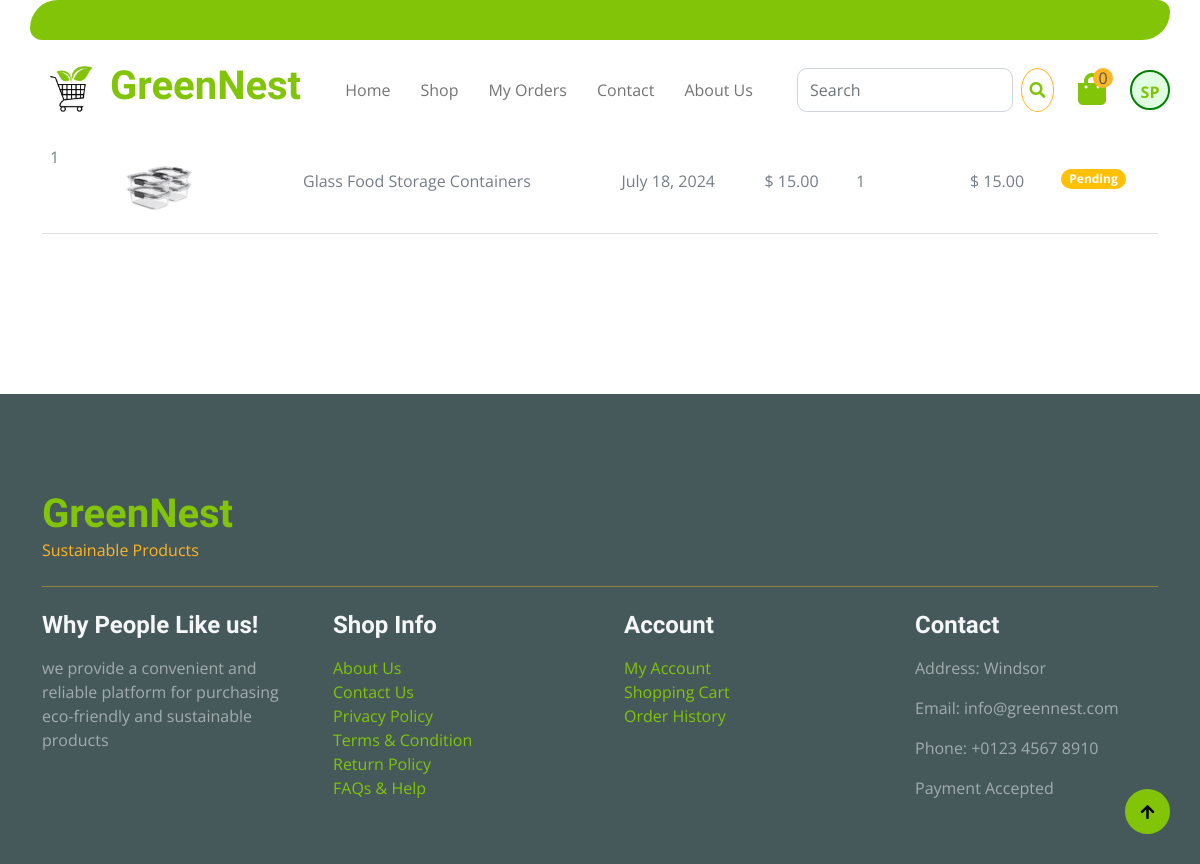
Page /orders/ (signed in) on the committed database.
### landingPage/models.py (models this page shows, shortened)
class Customer(AbstractBaseUser):
    first_name = models.CharField(max_length=50)
    last_name = models.CharField(max_length=50)
    phone = models.CharField(max_length=15)
    email = models.EmailField(unique=True)
    is_active = models.BooleanField(default=True)
    is_staff = models.BooleanField(default=True)
    image = models.ImageField(upload_to='customers/images/', default='customers/images/default.jpg')
    address = models.CharField(max_length=255, default="Not Provided")
    city = models.CharField(max_length=100, default="Not Provided")
    country = models.CharField(max_length=100, default="Not Provided")
    postal_code = models.CharField(max_length=20, default="Not Provided")
    objects = CustomerManager()
    USERNAME_FIELD = 'email'

class Order(models.Model):
    customer = models.ForeignKey(Customer, on_delete=models.CASCADE, default=0)
    product = models.ForeignKey(Product, on_delete=models.CASCADE, default=0)
    quantity = models.IntegerField(default=1)
    price = models.DecimalField(max_digits=10, decimal_places=2)
    address = models.CharField(max_length=255, default='')
    city = models.CharField(max_length=50, default='')
    country = models.CharField(max_length=50, default='')
    province = models.CharField(max_length=50, default='')  # New field for Province
    postcode = models.CharField(max_length=20, default='')
    phone = models.CharField(max_length=15, default='')
    email = models.EmailField(default='default@example.com')
    first_name = models.CharField(max_length=50, default='')
    last_name = models.CharField(max_length=50, default='')
    date = models.DateField(auto_now_add=True)
    status = models.BooleanField(default=False)
    def __str__(self):
        return f'Order {self.id} by {self.customer.email}'
    @staticmethod
    def get_orders_by_customer(customer_id):
        return Order.objects.filter(customer=customer_id).order_by('-date')

class Product(models.Model):
    name = models.CharField(max_length=255)
    description = models.TextField(default='')
    price = models.DecimalField(max_digits=10, decimal_places=2)
    category = models.ForeignKey(Category, on_delete=models.CASCADE, related_name='products')
    stock = models.PositiveIntegerField(default=100)
    image = models.ImageField(upload_to='products/images/')
    brand = models.CharField(max_length=255, default='')
    date_added = models.DateTimeField(default=timezone.now)
    last_updated = models.DateTimeField(auto_now=True)
    discount_price = models.DecimalField(max_digits=10, decimal_places=2, null=True, blank=True)
    expiration_date = models.DateField(default=one_year_from_today)
    rating = models.PositiveIntegerField(validators=[validate_rating], null=True, blank=True)

### landingPage/middlewares/auth.py (the view)
    def middleware(request):
        print(request.session.get('customer'))
        returnUrl = request.META['PATH_INFO']
        print(request.META['PATH_INFO'])
        if not request.session.get('customer'):
           return redirect(f'login?return_url={returnUrl}')
        response = get_response(request)
        return response

### landingPage/templatetags/custom_filter.py (called while the page is built)
@register.filter(name='currency')
def currency(number):
    return "$ "+str(number)

@register.filter(name='multiply')
def multiply(number , number1):
    return number * number1

### landingPage/templatetags/custom_filters.py (called while the page is built)
@register.filter
def cart_total_quantity(cart):
    if cart:
        return sum(cart.values())
    return 0

### landingPage/views.py (called while the page is built)
def order(request):
        customer = request.session.get('customer')
        orders = Order.get_orders_by_customer(customer)
        print(orders)
        return render(request , 'landingPage/order.html'  , {'orders' : orders})

### landingPage/templates/landingPage/order.html
{% extends 'landingPage/base.html' %}
{% load cart %}
{% load custom_filter %}
{% block content %}
<div class="container-fluid py-5">
    <div class="container py-5">
        {% if orders %}
        <div class="table-responsive">
            <table class="table">
                <thead>
                    <tr>
                        <th scope="col">Sno.</th>
                        <th scope="col">Image</th>
                        <th scope="col">Product</th>
                        <th scope="col">Date</th>
                        <th scope="col">Price</th>
                        <th scope="col">Quantity</th>
                        <th scope="col">Total</th>
                        <th scope="col">Status</th>
                    </tr>
                </thead>
                <tbody>
                    {% for order in orders %}
                    <tr>
                        <td>{{ forloop.counter }}</td>
                        <td>
                            <div class="d-flex align-items-center">
                                <img src="{{ order.product.image.url }}" class="img-fluid me-5 rounded-circle" style="width: 80px; height: 80px;" alt="{{ order.product.name }}">
                            </div>
                        </td>
                        <td>
                            <p class="mb-0 mt-4">{{ order.product.name }}</p>
                        </td>
                        <td>
                            <p class="mb-0 mt-4">{{ order.date }}</p>
                        </td>
                        <td>
                            <p class="mb-0 mt-4">{{ order.price|currency }}</p>
                        </td>
                        <td>
                            <p class="mb-0 mt-4">{{ order.quantity }}</p>
                        </td>
                        <td>
                            <p class="mb-0 mt-4">{{ order.quantity|multiply:order.price|currency }}</p>
                        </td>
                        <td>
                            {% if order.status %}
                            <span class="badge bg-success mt-4">Completed</span>
                            {% else %}
                            <span class="badge bg-warning mt-4">Pending</span>
                            {% endif %}
                        </td>
                    </tr>
                    {% endfor %}
                </tbody>
            </table>
        </div>
        {% else %}
        <p> There is no Order History !!</p>
        {% endif %}
    </div>
</div>
{% endblock %}

### landingPage/templates/landingPage/base.html (shortened to what this page needs)
{% load static %}
{% load custom_filters %}
<!DOCTYPE html>
<html lang="en">
<head>
    <link rel="stylesheet" href="https://use.fontawesome.com/releases/v5.15.4/css/all.css"/>
    <link href="https://cdn.jsdelivr.net/npm/bootstrap-icons@1.4.1/font/bootstrap-icons.css" rel="stylesheet">
    <link href="{% static 'lib/lightbox/css/lightbox.min.css' %}" rel="stylesheet">
    <link href="{% static 'lib/owlcarousel/assets/owl.carousel.min.css' %}" rel="stylesheet">
    <link href="{% static 'css/bootstrap.min.css' %}" rel="stylesheet">
    <link rel="stylesheet" type="text/css" href="{% static 'css/landingPage.css' %}">
</head>
<body>
    <div class="container-fluid fixed-top">
        <div class="container topbar bg-primary d-none d-lg-block">
        </div>
        <div class="container px-0">
            <nav class="navbar navbar-light bg-white navbar-expand-xl" style="display: flex; align-items: center;">
                <img src="{% static 'images/newLogo.png' %}" style="height: 80px; width: auto;">
                <a href="{% url 'landingPage:index' %}" class="navbar-brand"><h2 class="text-primary display-6">GreenNest</h2></a>
                <div class="collapse navbar-collapse bg-white" id="navbarCollapse">
                    <div class="navbar-nav mx-auto">
                        <a href="{% url 'landingPage:index' %}" class="nav-item nav-link">Home</a>
                        <a href="{% url 'landingPage:shop' %}" class="nav-item nav-link">Shop</a>
                        {% if request.session.customer %}
                        <a href="{% url 'landingPage:order_detail' %}" class="nav-item nav-link">My Orders</a>
                        {% endif %}
                        <a href="{% url 'landingPage:contact' %}" class="nav-item nav-link">Contact</a>
                        <a href="{% url 'landingPage:about_us' %}" class="nav-item nav-link">About Us</a>
                    </div>
                    <div class="d-flex m-3 me-0">
                        <form class="d-flex position-relative" method="get" action="{% url 'landingPage:search' %}">
                            <input class="form-control me-2" type="search" name="query" placeholder="Search" aria-label="Search" required autocomplete="off">
                            <button class="btn-search btn border border-secondary btn-md-square rounded-circle bg-white me-4" data-bs-toggle="modal"><i class="fas fa-search text-primary"></i></button>
                        </form>
                        <a href="{% url 'landingPage:cart' %}" class="position-relative me-4 my-auto">
                            <i class="fa fa-shopping-bag fa-2x"></i>
                            <span class="position-absolute bg-secondary rounded-circle d-flex align-items-center justify-content-center text-dark px-1" style="top: -5px; left: 15px; height: 20px; min-width: 20px;">{{ request.session.cart|cart_total_quantity }}</span>
                        </a>
                        {% if request.session.customer %}
                        <a href="{% url 'profile_page:profile' %}" class="my-auto" style="
        display: inline-block;
        width: 40px;
        height: 40px;
        line-height: 40px;
        text-align: center;
        border-radius: 50%;
        border: 2px solid green;
        background-color: #e0ffe0;
        color: #81C405;
        font-weight: bold;
    ">
                            {{ request.user.first_name|slice:":1" }}{{ request.user.last_name|slice:":1" }}
                        </a>
                        {% else %}
                        <a href="{% url 'landingPage:login' %}" class="my-auto">
                            <i class="fas fa-user fa-2x"></i>
                        </a>
                        {% endif %}
                    </div>
                </div>
            </nav>
        </div>
    </div>
    {% block content %}{% endblock %}
    <div class="container-fluid bg-dark text-white-50 footer pt-5 mt-5">
        <div class="container py-5">
            <div class="pb-4 mb-4" style="border-bottom: 1px solid rgba(226, 175, 24, 0.5) ;">
                <div class="row g-4">
                    <div class="col-lg-3">
                        <a href="#">
                            <h1 class="text-primary mb-0">GreenNest</h1>
                            <p class="text-secondary mb-0">Sustainable Products</p>
                        </a>
                    </div>
                </div>
            </div>
            <div class="row g-5">
                <div class="col-lg-3 col-md-6">
                    <div class="footer-item">
                        <h4 class="text-light mb-3">Why People Like us!</h4>
                        <p class="mb-4">we provide a convenient and reliable platform for purchasing eco-friendly and sustainable products</p>
                    </div>
                </div>
                <div class="col-lg-3 col-md-6">
                    <div class="d-flex flex-column text-start footer-item">
                        <h4 class="text-light mb-3">Shop Info</h4>
                        <a class="btn-link" href="{% url 'landingPage:about_us' %}">About Us</a>
                        <a class="btn-link" href="{% url 'landingPage:contact' %}">Contact Us</a>
                        <a class="btn-link" href="{% url 'landingPage:privacyPolicy' %}">Privacy Policy</a>
                        <a class="btn-link" href="{% url 'landingPage:terms_conditions' %}">Terms & Condition</a>
                        <a class="btn-link" href="{% url 'landingPage:return_policy' %}">Return Policy</a>
                        <a class="btn-link" href="{% url 'landingPage:faqs_help' %}">FAQs & Help</a>
                    </div>
                </div>
                <div class="col-lg-3 col-md-6">
                    <div class="d-flex flex-column text-start footer-item">
                        <h4 class="text-light mb-3">Account</h4>
                        <a class="btn-link" href="{% url 'profile_page:profile' %}">My Account</a>
                        <a class="btn-link" href="{% url 'landingPage:cart' %}">Shopping Cart</a>
                        <a class="btn-link" href="{% url 'landingPage:order_detail' %}">Order History</a>
                    </div>
                </div>
                <div class="col-lg-3 col-md-6">
                    <div class="footer-item">
                        <h4 class="text-light mb-3">Contact</h4>
                        <p>Address: Windsor</p>
                        <p>Email: info@greennest.com</p>
                        <p>Phone: +0123 4567 8910</p>
                        <p>Payment Accepted</p>
                    </div>
                </div>
            </div>
        </div>
    </div>
    <a href="#" class="btn btn-primary border-3 border-primary rounded-circle back-to-top"><i class="fa fa-arrow-up"></i></a>
</body>
</html>

### static/css/landingPage.css (style rules this page uses)
.back-to-top { position: fixed; right: 30px; bottom: 30px; display: flex; width: 45px; height: 45px; align-items: center; justify-content: center; transition: 0.5s; z-index: 99; }
.btn { font-weight: 600; transition: .5s; }
.btn-md-square { width: 44px; height: 44px; }
.btn-square, .btn-sm-square, .btn-md-square, .btn-lg-square { padding: 0; display: flex; align-items: center; justify-content: center; font-weight: normal; }
.btn.border-secondary { transition: 0.5s; }
.fixed-top { transition: 0.5s; background: var(--bs-white); border: 0; }
.topbar { padding: 20px; border-radius: 230px 100px; }
.navbar .navbar-nav .nav-link { padding: 10px 15px; font-size: 16px; transition: .5s; }
.navbar { height: 100px; border-bottom: 1px solid rgba(255, 255, 255, .1); }

### rows in the picture
Customer: user.first_name "S", user.last_name "P"
Order: product.image (picture), product.name "Glass Food Storage Containers", date "July 18, 2024", price "$ 15.00", quantity "1", quantity|multiply "$ 15.00", status "Pending"

### other values in the picture
{{ request.session.cart|cart_total_quantity }} "0"
